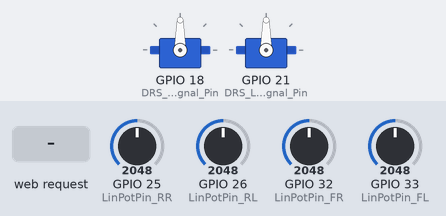
A sketch run on a simulated ESP32. On the bench: 2 × servo. The inputs (shaded band) are chosen by the test bench; at power-on: GPIO 25 (LinPotPin_RR) = 2048, GPIO 26 (LinPotPin_RL) = 2048, GPIO 32 (LinPotPin_FR) = 2048, GPIO 33 (LinPotPin_FL) = 2048. What the sketch prints to the serial monitor is not drawn.

Above: at 2.7 s.
2.8 s: HTTP request GET /DRSMode1 received
At 3.1 s:
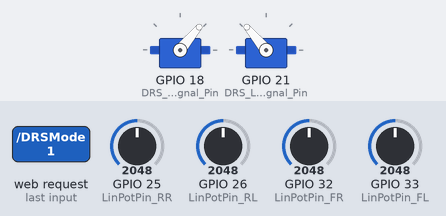
4.3 s: HTTP request GET /DRSMode2 received
At 5.5 s:
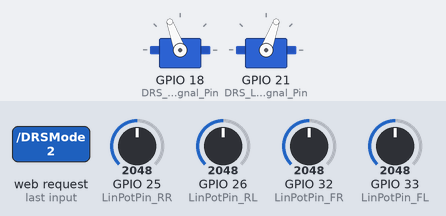
Timing chart, 0 to 7.3 s (numbered marks = the images above; inputs shaded):
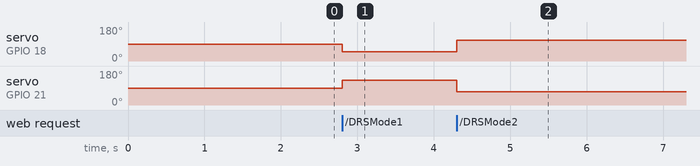

The sketch:

WindTunnel_DRS_LinPot_Code_Mar2023.ino
```cpp
#include <WiFi.h>
#include <Servo.h>

//Signal pins for DRS
//Pin 2 on the connector is the left signal
#define DRS_Right_Signal_Pin 18
#define DRS_Left_Signal_Pin 21

//Define standard DRS mode rotations
#define DRS_Right_Mode1_Value 50
#define DRS_Left_Mode1_Value 130

#define DRS_Right_Mode2_Value 110
#define DRS_Left_Mode2_Value 70


//Linear potentiometer pins
#define LinPotPin_FR 32
#define LinPotPin_FL 33
#define LinPotPin_RR 25
#define LinPotPin_RL 26

//int FR_PotVal = 0;
//int FL_PotVal = 0;
//int RR_PotVal = 0;
//int RL_PotVal = 0;

//Local access point credentials
const char* ssid     = "DylanMoment";
const char* password = "DylanBad";

//Set web server port number to 80
WiFiServer server(80);

//Variable to store the HTTP request
String header;

//Store the DRS rotation
uint8_t DRS_Right_Current_Rotation = 0;
uint8_t DRS_Left_Current_Rotation = 0;
String TempVal;

//Servo variables
Servo ServoRight;
Servo ServoLeft;

//Task handles to allow for multi core support
TaskHandle_t Task1;
TaskHandle_t Task2;


void setup()
{
  Serial.begin(115200);

  //Set up DRS servos
  ServoRight.attach(DRS_Right_Signal_Pin);
  ServoLeft.attach(DRS_Left_Signal_Pin);

  pinMode(LinPotPin_FR, INPUT);
  pinMode(LinPotPin_FL, INPUT);
  pinMode(LinPotPin_RR, INPUT);
  pinMode(LinPotPin_RL, INPUT);

  // Connect to Wi-Fi network with SSID and password
  //Serial.print("Setting AP (Access Point)…");

  //Set up and start the access point
  WiFi.softAP(ssid, password);

  IPAddress IP = WiFi.softAPIP();
  //Serial.print("AP IP address: ");
  //Serial.println(IP);

  server.begin();

  delay(500);


  //create a task that will be executed in the Task1code() function, with priority 1 and executed on core 0
  xTaskCreatePinnedToCore(
                    Task1code,   /* Task function. */
                    "Task1",     /* name of task. */
                    10000,       /* Stack size of task */
                    NULL,        /* parameter of the task */
                    1,           /* priority of the task */
                    &Task1,      /* Task handle to keep track of created task */
                    0);          /* pin task to core 0 */
  delay(500);

  //create a task that will be executed in the Task2code() function, with priority 1 and executed on core 1
  xTaskCreatePinnedToCore(
                    Task2code,   /* Task function. */
                    "Task2",     /* name of task. */
                    10000,       /* Stack size of task */
                    NULL,        /* parameter of the task */
                    1,           /* priority of the task */
                    &Task2,      /* Task handle to keep track of created task */
                    1);          /* pin task to core 1 */
    delay(500);
}

void Task1code( void * pvParameters ){
//  Serial.print("Task1 running on core ");
//  Serial.println(xPortGetCoreID());

  for(;;){
//    FR_PotVal = analogRead(LinPotPin_FR);
//    FL_PotVal = analogRead(LinPotPin_FL);
//    RR_PotVal = analogRead(LinPotPin_RR);
//    RL_PotVal = analogRead(LinPotPin_RL);
//
//    Serial.print(",");
//    Serial.print(FR_PotVal);
//    Serial.print(",");
//    Serial.print(FL_PotVal);
//    Serial.print(",");
//    Serial.print(RR_PotVal);
//    Serial.print(",");
//    Serial.println(RL_PotVal);


    Serial.print(",");
    Serial.print(analogRead(LinPotPin_FR));
    Serial.print(",");
    Serial.print(analogRead(LinPotPin_FL));
    Serial.print(",");
    Serial.print(analogRead(LinPotPin_RR));
    Serial.print(",");
    Serial.println(analogRead(LinPotPin_RL));

    delay(1);
  }
}

void Task2code( void * pvParameters ){
//  Serial.print("Task2 running on core ");
//  Serial.println(xPortGetCoreID());

  for(;;){
    //Listen for incomming clients
  WiFiClient client = server.available();

  if (client) {                             // If a new client connects,
    //Serial.println("New Client.");          // print a message out in the serial port
    String currentLine = "";                // make a String to hold incoming data from the client
    while(client.connected()) {            // loop while the client's connected
      if (client.available()) {             // if there's bytes to read from the client,
        char c = client.read();             // read a byte, then
        //Serial.write(c);                    // print it out the serial monitor
        header += c;
        if (c == '\n') {                    // if the byte is a newline character
          // if the current line is blank, you got two newline characters in a row.
          // that's the end of the client HTTP request, so send a response:
          if (currentLine.length() == 0) {
            // HTTP headers always start with a response code (e.g. HTTP/1.1 200 OK)
            // and a content-type so the client knows what's coming, then a blank line:
            client.println("HTTP/1.1 200 OK");
            client.println("Content-type:text/html");
            client.println("Connection: close");
            client.println();

            if (header.indexOf("GET /DRSMode1") >= 0)
            {
              //Serial.println("Set DRS mode 1");
              DRS_Right_Current_Rotation = DRS_Right_Mode1_Value;
              DRS_Left_Current_Rotation = DRS_Left_Mode1_Value;
              ServoRight.write(DRS_Right_Current_Rotation);
              ServoLeft.write(DRS_Left_Current_Rotation);
            }
            else if (header.indexOf("GET /DRSMode2") >= 0)
            {
              //Serial.println("Set DRS mode 2");
              DRS_Right_Current_Rotation = DRS_Right_Mode2_Value;
              DRS_Left_Current_Rotation = DRS_Left_Mode2_Value;
              ServoRight.write(DRS_Right_Current_Rotation);
              ServoLeft.write(DRS_Left_Current_Rotation);
            }

            // Display the HTML web page
            client.println("<!DOCTYPE html><html>");
            client.println("<head><meta name=\"viewport\" content=\"width=device-width, initial-scale=1\">");
            client.println("<link rel=\"icon\" href=\"data:,\">");
            // CSS to style the on/off buttons
            // Feel free to change the background-color and font-size attributes to fit your preferences
            client.println("<style>html { font-family: Helvetica; display: inline-block; margin: 0px auto; text-align: center;}");
            client.println(".button { background-color: #4CAF50; border: none; color: white; padding: 16px 40px;");
            client.println("text-decoration: none; font-size: 30px; margin: 2px; cursor: pointer;}");
            client.println(".button2 {background-color: #555555;}</style></head>");

            //Web Page Heading
            client.println("<body><h1>S&T Wind Tunnel 2023</h1>");
            client.println("<h1></h1>");

            //Display the current DRS rotation value
            TempVal = DRS_Right_Current_Rotation;
            client.println("<p>DRS Right - " + TempVal + "</p>");
            TempVal = DRS_Left_Current_Rotation;
            client.println("<p>DRS Left - " + TempVal + "</p>");

            //Check if DRS is not in mode 1
            if((DRS_Right_Current_Rotation != DRS_Right_Mode1_Value) && (DRS_Left_Current_Rotation != DRS_Left_Mode1_Value))
            {
              client.println("<p><a href=\"/DRSMode1\"><button class=\"button\">SET MODE 1</button></a></p>");
            }
            else //DRS is in mode 1
            {
              client.println("<p><a href=\"/DRSMode2\"><button class=\"button button2\">SET MODE 2</button></a></p>");
            }


            client.println("</body></html>");

            // The HTTP response ends with another blank line
            client.println();
            // Break out of the while loop
            break;
          }
          else
          {                       // if you got a newline, then clear currentLine
            currentLine = "";
          }
        }
        else if (c != '\r')
        {                         // if you got anything else but a carriage return character,
          currentLine += c;       // add it to the end of the currentLine
        }
      }
    }

    //Clear the header variable
    header = "";

    //Close the connection
    client.stop();
    //Serial.println("Client disconnected.");
    //Serial.println("");
  }
  }
}

void loop()
{

}
```

Measured:
- after the input at 2.8 s, servo on GPIO 18 (DRS_Right_Signal_Pin): 90° → 50° at once; servo on GPIO 21 (DRS_Left_Signal_Pin): 90° → 130° at once
- after the input at 4.3 s, servo on GPIO 18 (DRS_Right_Signal_Pin): 50° → 110° at once; servo on GPIO 21 (DRS_Left_Signal_Pin): 130° → 70° at once
